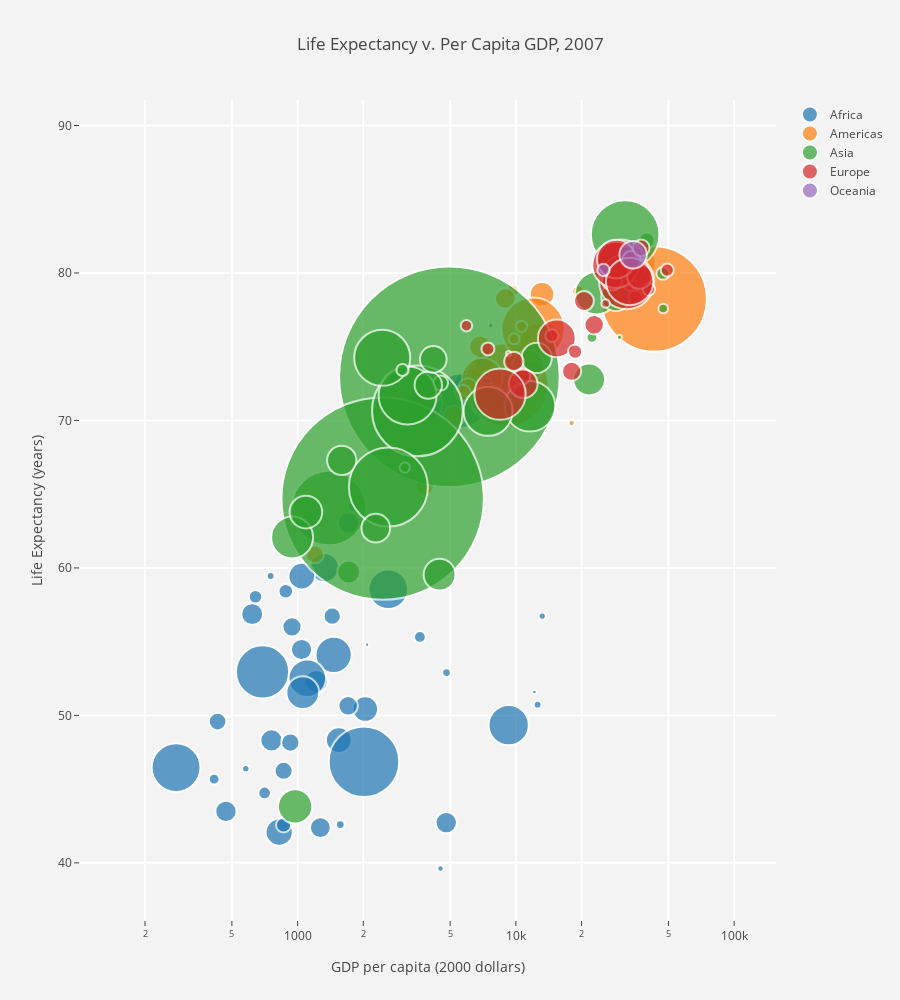

Write notebook code for a chart like this one.
### Code cell
import plotly.plotly as py
import plotly.graph_objs as go

import pandas as pd
import math

data = pd.read_csv("https://raw.githubusercontent.com/plotly/datasets/master/gapminderDataFiveYear.csv")
df_2007 = data[data['year']==2007]
df_2007 = df_2007.sort_values(['continent', 'country'])
slope = 2.666051223553066e-05
hover_text = []
bubble_size = []

for index, row in df_2007.iterrows():
    hover_text.append(('Country: {country}<br>'+
                      'Life Expectancy: {lifeExp}<br>'+
                      'GDP per capita: {gdp}<br>'+
                      'Population: {pop}<br>'+
                      'Year: {year}').format(country=row['country'],
                                            lifeExp=row['lifeExp'],
                                            gdp=row['gdpPercap'],
                                            pop=row['pop'],
                                            year=row['year']))
    bubble_size.append(math.sqrt(row['pop']*slope))
    
df_2007['text'] = hover_text
df_2007['size'] = bubble_size

trace0 = go.Scatter(
    x=df_2007['gdpPercap'][df_2007['continent'] == 'Africa'],
    y=df_2007['lifeExp'][df_2007['continent'] == 'Africa'],
    mode='markers',
    name='Africa',
    text=df_2007['text'][df_2007['continent'] == 'Africa'],
    marker=dict(
        symbol='circle',
        sizemode='diameter',
        sizeref=0.85,
        size=df_2007['size'][df_2007['continent'] == 'Africa'],
        line=dict(
            width=2
        ),
    )
)
trace1 = go.Scatter(
    x=df_2007['gdpPercap'][df_2007['continent'] == 'Americas'],
    y=df_2007['lifeExp'][df_2007['continent'] == 'Americas'],
    mode='markers',
    name='Americas',
    text=df_2007['text'][df_2007['continent'] == 'Americas'],
    marker=dict(
        sizemode='diameter',
        sizeref=0.85,
        size=df_2007['size'][df_2007['continent'] == 'Americas'],
        line=dict(
            width=2
        ),
    )
)
trace2 = go.Scatter(
    x=df_2007['gdpPercap'][df_2007['continent'] == 'Asia'],
    y=df_2007['lifeExp'][df_2007['continent'] == 'Asia'],
    mode='markers',
    name='Asia',
    text=df_2007['text'][df_2007['continent'] == 'Asia'],
    marker=dict(
        sizemode='diameter',
        sizeref=0.85,
        size=df_2007['size'][df_2007['continent'] == 'Asia'],
        line=dict(
            width=2
        ),
    )
)
trace3 = go.Scatter(
    x=df_2007['gdpPercap'][df_2007['continent'] == 'Europe'],
    y=df_2007['lifeExp'][df_2007['continent'] == 'Europe'],
    mode='markers',
    name='Europe',
    text=df_2007['text'][df_2007['continent'] == 'Europe'],
    marker=dict(
        sizemode='diameter',
        sizeref=0.85,
        size=df_2007['size'][df_2007['continent'] == 'Europe'],
        line=dict(
            width=2
        ),
    )
)
trace4 = go.Scatter(
    x=df_2007['gdpPercap'][df_2007['continent'] == 'Oceania'],
    y=df_2007['lifeExp'][df_2007['continent'] == 'Oceania'],
    mode='markers',
    name='Oceania',
    text=df_2007['text'][df_2007['continent'] == 'Oceania'],
    marker=dict(
        sizemode='diameter',
        sizeref=0.85,
        size=df_2007['size'][df_2007['continent'] == 'Oceania'],
        line=dict(
            width=2
        ),
    )
)

data = [trace0, trace1, trace2, trace3, trace4]
layout = go.Layout(
    title='Life Expectancy v. Per Capita GDP, 2007',
    xaxis=dict(
        title='GDP per capita (2000 dollars)',
        gridcolor='rgb(255, 255, 255)',
        range=[2.003297660701705, 5.191505530708712],
        type='log',
        zerolinewidth=1,
        ticklen=5,
        gridwidth=2,
    ),
    yaxis=dict(
        title='Life Expectancy (years)',
        gridcolor='rgb(255, 255, 255)',
        range=[36.12621671352166, 91.72921793264332],
        zerolinewidth=1,
        ticklen=5,
        gridwidth=2,
    ),
    paper_bgcolor='rgb(243, 243, 243)',
    plot_bgcolor='rgb(243, 243, 243)',
)

fig = go.Figure(data=data, layout=layout)
fig.layout.height = 1000
plotize(fig.data, fig.layout)

### Figure 1 — Plotly figure (JSON) as saved in the notebook; plotly's stock layout.template omitted (floating-point values rounded to 4 significant figures)
{"data": [{"text": ["Country: Algeria<br>Life Expectancy: 72.301<br>GDP per capita: 6223.367465<br>Population: 33333216.0<br>Year: 2007", "Country: Angola<br>Life Expectancy: 42.731<br>GDP per capita: 4797.231267<br>Population: 12420476.0<br>Year: 2007", "Country: Benin<br>Life Expectancy: 56.728<br>GDP per capita: 1441.284873<br>Population: 8078314.0<br>Year: 2007", "Country: Botswana<br>Life Expectancy: 50.728<br>GDP per capita: 12569.851770000001<br>Population: 1639131.0<br>Year: 2007", "Country: Burkina Faso<br>Life Expectancy: 52.295<br>GDP per capita: 1217.032994<br>Population: 14326203.0<br>Year: 2007", "Country: Burundi<br>Life Expectancy: 49.58<br>GDP per capita: 430.07069160000003<br>Population: 8390505.0<br>Year: 2007", "Country: Cameroon<br>Life Expectancy: 50.43<br>GDP per capita: 2042.0952399999999<br>Population: 17696293.0<br>Year: 2007", "Country: Central African Republic<br>Life Expectancy: 44.74100000000001<br>GDP per capita: 706.016537<br>Population: 4369038.0<br>Year: 2007", "Country: Chad<br>Life Expectancy: 50.651<br>GDP per capita: 1704.0637239999999<br>Population: 10238807.0<br>Year: 2007", "Country: Comoros<br>Life Expectancy: 65.152<br>GDP per capita: 986.1478792000001<br>Population: 710960.0<br>Year: 2007", "Country: Congo, Dem. Rep.<br>Life Expectancy: 46.461999999999996<br>GDP per capita: 277.55185869999997<br>Population: 64606759.0<br>Year: 2007", "Country: Congo, Rep.<br>Life Expectancy: 55.321999999999996<br>GDP per capita: 3632.557798<br>Population: 3800610.0<br>Year: 2007", "Country: Cote d'Ivoire<br>Life Expectancy: 48.328<br>GDP per capita: 1544.750112<br>Population: 18013409.0<br>Year: 2007", "Country: Djibouti<br>Life Expectancy: 54.791000000000004<br>GDP per capita: 2082.4815670000003<br>Population: 496374.0<br>Year: 2007", "Country: Egypt<br>Life Expectancy: 71.33800000000001<br>GDP per capita: 5581.180998<br>Population: 80264543.0<br>Year: 2007", "Country: Equatorial Guinea<br>Life Expectancy: 51.57899999999999<br>GDP per capita: 12154.08975<br>Population: 551201.0<br>Year: 2007", "Country: Eritrea<br>Life Expectancy: 58.04<br>GDP per capita: 641.3695236000001<br>Population: 4906585.0<br>Year: 2007", "Country: Ethiopia<br>Life Expectancy: 52.946999999999996<br>GDP per capita: 690.8055759<br>Population: 76511887.0<br>Year: 2007", "Country: Gabon<br>Life Expectancy: 56.735<br>GDP per capita: 13206.48452<br>Population: 1454867.0<br>Year: 2007", "Country: Gambia<br>Life Expectancy: 59.448<br>GDP per capita: 752.7497265<br>Population: 1688359.0<br>Year: 2007", "Country: Ghana<br>Life Expectancy: 60.022<br>GDP per capita: 1327.60891<br>Population: 22873338.0<br>Year: 2007", "Country: Guinea<br>Life Expectancy: 56.007<br>GDP per capita: 942.6542111<br>Population: 9947814.0<br>Year: 2007", "Country: Guinea-Bissau<br>Life Expectancy: 46.388000000000005<br>GDP per capita: 579.2317429999999<br>Population: 1472041.0<br>Year: 2007", "Country: Kenya<br>Life Expectancy: 54.11<br>GDP per capita: 1463.249282<br>Population: 35610177.0<br>Year: 2007", "Country: Lesotho<br>Life Expectancy: 42.592<br>GDP per capita: 1569.331442<br>Population: 2012649.0<br>Year: 2007", "Country: Liberia<br>Life Expectancy: 45.678000000000004<br>GDP per capita: 414.5073415<br>Population: 3193942.0<br>Year: 2007", "Country: Libya<br>Life Expectancy: 73.952<br>GDP per capita: 12057.49928<br>Population: 6036914.0<br>Year: 2007", "Country: Madagascar<br>Life Expectancy: 59.443000000000005<br>GDP per capita: 1044.770126<br>Population: 19167654.0<br>Year: 2007", "Country: Malawi<br>Life Expectancy: 48.303000000000004<br>GDP per capita: 759.3499101<br>Population: 13327079.0<br>Year: 2007", "Country: Mali<br>Life Expectancy: 54.467<br>GDP per capita: 1042.581557<br>Population: 12031795.0<br>Year: 2007", "Country: Mauritania<br>Life Expectancy: 64.164<br>GDP per capita: 1803.1514960000002<br>Population: 3270065.0<br>Year: 2007", "Country: Mauritius<br>Life Expectancy: 72.801<br>GDP per capita: 10956.99112<br>Population: 1250882.0<br>Year: 2007", "Country: Morocco<br>Life Expectancy: 71.164<br>GDP per capita: 3820.17523<br>Population: 33757175.0<br>Year: 2007", "Country: Mozambique<br>Life Expectancy: 42.082<br>GDP per capita: 823.6856205<br>Population: 19951656.0<br>Year: 2007", "Country: Namibia<br>Life Expectancy: 52.906000000000006<br>GDP per capita: 4811.060429<br>Population: 2055080.0<br>Year: 2007", "Country: Niger<br>Life Expectancy: 56.867<br>GDP per capita: 619.6768923999999<br>Population: 12894865.0<br>Year: 2007", "Country: Nigeria<br>Life Expectancy: 46.858999999999995<br>GDP per capita: 2013.9773050000001<br>Population: 135031164.0<br>Year: 2007", "Country: Reunion<br>Life Expectancy: 76.442<br>GDP per capita: 7670.122558<br>Population: 798094.0<br>Year: 2007", "Country: Rwanda<br>Life Expectancy: 46.242<br>GDP per capita: 863.0884639000001<br>Population: 8860588.0<br>Year: 2007", "Country: Sao Tome and Principe<br>Life Expectancy: 65.528<br>GDP per capita: 1598.435089<br>Population: 199579.0<br>Year: 2007", "Country: Senegal<br>Life Expectancy: 63.062<br>GDP per capita: 1712.4721359999999<br>Population: 12267493.0<br>Year: 2007", "Country: Sierra Leone<br>Life Expectancy: 42.568000000000005<br>GDP per capita: 862.5407561000001<br>Population: 6144562.0<br>Year: 2007", "Country: Somalia<br>Life Expectancy: 48.159<br>GDP per capita: 926.1410683<br>Population: 9118773.0<br>Year: 2007", "Country: South Africa<br>Life Expectancy: 49.339<br>GDP per capita: 9269.657808<br>Population: 43997828.0<br>Year: 2007", "Country: Sudan<br>Life Expectancy: 58.556000000000004<br>GDP per capita: 2602.394995<br>Population: 42292929.0<br>Year: 2007", "Country: Swaziland<br>Life Expectancy: 39.613<br>GDP per capita: 4513.480643<br>Population: 1133066.0<br>Year: 2007", "Country: Tanzania<br>Life Expectancy: 52.516999999999996<br>GDP per capita: 1107.482182<br>Population: 38139640.0<br>Year: 2007", "Country: Togo<br>Life Expectancy: 58.42<br>GDP per capita: 882.9699437999999<br>Population: 5701579.0<br>Year: 2007", "Country: Tunisia<br>Life Expectancy: 73.923<br>GDP per capita: 7092.923025<br>Population: 10276158.0<br>Year: 2007", "Country: Uganda<br>Life Expectancy: 51.542<br>GDP per capita: 1056.3801210000001<br>Population: 29170398.0<br>Year: 2007", "Country: Zambia<br>Life Expectancy: 42.38399999999999<br>GDP per capita: 1271.211593<br>Population: 11746035.0<br>Year: 2007", "Country: Zimbabwe<br>Life Expectancy: 43.486999999999995<br>GDP per capita: 469.70929810000007<br>Population: 12311143.0<br>Year: 2007"], "name": "Africa", "y": [72.3, 42.73, 56.73, 50.73, 52.3, 49.58, 50.43, 44.74, 50.65, 65.15, 46.46, 55.32, 48.33, 54.79, 71.34, 51.58, 58.04, 52.95, 56.73, 59.45, 60.02, 56.01, 46.39, 54.11, 42.59, 45.68, 73.95, 59.44, 48.3, 54.47, 64.16, 72.8, 71.16, 42.08, 52.91, 56.87, 46.86, 76.44, 46.24, 65.53, 63.06, 42.57, 48.16, 49.34, 58.56, 39.61, 52.52, 58.42, 73.92, 51.54, 42.38, 43.49], "x": [6223.0, 4797.0, 1441.0, 12570.0, 1217.0, 430.1, 2042.0, 706.0, 1704.0, 986.1, 277.6, 3633.0, 1545.0, 2082.0, 5581.0, 12150.0, 641.4, 690.8, 13210.0, 752.7, 1328.0, 942.7, 579.2, 1463.0, 1569.0, 414.5, 12060.0, 1045.0, 759.3, 1043.0, 1803.0, 10960.0, 3820.0, 823.7, 4811.0, 619.7, 2014.0, 7670.0, 863.1, 1598.0, 1712.0, 862.5, 926.1, 9270.0, 2602.0, 4513.0, 1107.0, 883.0, 7093.0, 1056.0, 1271.0, 469.7], "marker": {"sizemode": "diameter", "sizeref": 0.85, "line": {"width": 2}, "symbol": "circle", "size": [29.81, 18.2, 14.68, 6.611, 19.54, 14.96, 21.72, 10.79, 16.52, 4.354, 41.5, 10.07, 21.91, 3.638, 46.26, 3.833, 11.44, 45.16, 6.228, 6.709, 24.69, 16.29, 6.265, 30.81, 7.325, 9.228, 12.69, 22.61, 18.85, 17.91, 9.337, 5.775, 30.0, 23.06, 7.402, 18.54, 60.0, 4.613, 15.37, 2.307, 18.08, 12.8, 15.59, 34.25, 33.58, 5.496, 31.89, 12.33, 16.55, 27.89, 17.7, 18.12]}, "mode": "markers", "type": "scatter"}, {"text": ["Country: Argentina<br>Life Expectancy: 75.32<br>GDP per capita: 12779.379640000001<br>Population: 40301927.0<br>Year: 2007", "Country: Bolivia<br>Life Expectancy: 65.554<br>GDP per capita: 3822.1370840000004<br>Population: 9119152.0<br>Year: 2007", "Country: Brazil<br>Life Expectancy: 72.39<br>GDP per capita: 9065.800825<br>Population: 190010647.0<br>Year: 2007", "Country: Canada<br>Life Expectancy: 80.653<br>GDP per capita: 36319.235010000004<br>Population: 33390141.0<br>Year: 2007", "Country: Chile<br>Life Expectancy: 78.553<br>GDP per capita: 13171.63885<br>Population: 16284741.0<br>Year: 2007", "Country: Colombia<br>Life Expectancy: 72.889<br>GDP per capita: 7006.580419<br>Population: 44227550.0<br>Year: 2007", "Country: Costa Rica<br>Life Expectancy: 78.782<br>GDP per capita: 9645.06142<br>Population: 4133884.0<br>Year: 2007", "Country: Cuba<br>Life Expectancy: 78.273<br>GDP per capita: 8948.102923<br>Population: 11416987.0<br>Year: 2007", "Country: Dominican Republic<br>Life Expectancy: 72.235<br>GDP per capita: 6025.374752000001<br>Population: 9319622.0<br>Year: 2007", "Country: Ecuador<br>Life Expectancy: 74.994<br>GDP per capita: 6873.262326000001<br>Population: 13755680.0<br>Year: 2007", "Country: El Salvador<br>Life Expectancy: 71.878<br>GDP per capita: 5728.353514<br>Population: 6939688.0<br>Year: 2007", "Country: Guatemala<br>Life Expectancy: 70.259<br>GDP per capita: 5186.050003<br>Population: 12572928.0<br>Year: 2007", "Country: Haiti<br>Life Expectancy: 60.916000000000004<br>GDP per capita: 1201.637154<br>Population: 8502814.0<br>Year: 2007", "Country: Honduras<br>Life Expectancy: 70.19800000000001<br>GDP per capita: 3548.3308460000003<br>Population: 7483763.0<br>Year: 2007", "Country: Jamaica<br>Life Expectancy: 72.567<br>GDP per capita: 7320.880262000001<br>Population: 2780132.0<br>Year: 2007", "Country: Mexico<br>Life Expectancy: 76.195<br>GDP per capita: 11977.57496<br>Population: 108700891.0<br>Year: 2007", "Country: Nicaragua<br>Life Expectancy: 72.899<br>GDP per capita: 2749.320965<br>Population: 5675356.0<br>Year: 2007", "Country: Panama<br>Life Expectancy: 75.53699999999999<br>GDP per capita: 9809.185636<br>Population: 3242173.0<br>Year: 2007", "Country: Paraguay<br>Life Expectancy: 71.752<br>GDP per capita: 4172.838464<br>Population: 6667147.0<br>Year: 2007", "Country: Peru<br>Life Expectancy: 71.421<br>GDP per capita: 7408.905561<br>Population: 28674757.0<br>Year: 2007", "Country: Puerto Rico<br>Life Expectancy: 78.74600000000001<br>GDP per capita: 19328.70901<br>Population: 3942491.0<br>Year: 2007", "Country: Trinidad and Tobago<br>Life Expectancy: 69.819<br>GDP per capita: 18008.50924<br>Population: 1056608.0<br>Year: 2007", "Country: United States<br>Life Expectancy: 78.242<br>GDP per capita: 42951.65309<br>Population: 301139947.0<br>Year: 2007", "Country: Uruguay<br>Life Expectancy: 76.384<br>GDP per capita: 10611.46299<br>Population: 3447496.0<br>Year: 2007", "Country: Venezuela<br>Life Expectancy: 73.747<br>GDP per capita: 11415.805690000001<br>Population: 26084662.0<br>Year: 2007"], "name": "Americas", "y": [75.32, 65.55, 72.39, 80.65, 78.55, 72.89, 78.78, 78.27, 72.23, 74.99, 71.88, 70.26, 60.92, 70.2, 72.57, 76.19, 72.9, 75.54, 71.75, 71.42, 78.75, 69.82, 78.24, 76.38, 73.75], "x": [12780.0, 3822.0, 9066.0, 36320.0, 13170.0, 7007.0, 9645.0, 8948.0, 6025.0, 6873.0, 5728.0, 5186.0, 1202.0, 3548.0, 7321.0, 11980.0, 2749.0, 9809.0, 4173.0, 7409.0, 19330.0, 18010.0, 42950.0, 10610.0, 11420.0], "marker": {"sizemode": "diameter", "sizeref": 0.85, "line": {"width": 2}, "size": [32.78, 15.59, 71.17, 29.84, 20.84, 34.34, 10.5, 17.45, 15.76, 19.15, 13.6, 18.31, 15.06, 14.13, 8.609, 53.83, 12.3, 9.297, 13.33, 27.65, 10.25, 5.308, 89.6, 9.587, 26.37]}, "mode": "markers", "type": "scatter"}, {"text": ["Country: Afghanistan<br>Life Expectancy: 43.828<br>GDP per capita: 974.5803384<br>Population: 31889923.0<br>Year: 2007", "Country: Bahrain<br>Life Expectancy: 75.635<br>GDP per capita: 29796.048339999998<br>Population: 708573.0<br>Year: 2007", "Country: Bangladesh<br>Life Expectancy: 64.062<br>GDP per capita: 1391.253792<br>Population: 150448339.0<br>Year: 2007", "Country: Cambodia<br>Life Expectancy: 59.723<br>GDP per capita: 1713.7786859999999<br>Population: 14131858.0<br>Year: 2007", "Country: China<br>Life Expectancy: 72.961<br>GDP per capita: 4959.1148539999995<br>Population: 1318683096.0<br>Year: 2007", "Country: Hong Kong, China<br>Life Expectancy: 82.208<br>GDP per capita: 39724.97867<br>Population: 6980412.0<br>Year: 2007", "Country: India<br>Life Expectancy: 64.69800000000001<br>GDP per capita: 2452.210407<br>Population: 1110396331.0<br>Year: 2007", "Country: Indonesia<br>Life Expectancy: 70.65<br>GDP per capita: 3540.6515640000002<br>Population: 223547000.0<br>Year: 2007", "Country: Iran<br>Life Expectancy: 70.964<br>GDP per capita: 11605.71449<br>Population: 69453570.0<br>Year: 2007", "Country: Iraq<br>Life Expectancy: 59.545<br>GDP per capita: 4471.061906<br>Population: 27499638.0<br>Year: 2007", "Country: Israel<br>Life Expectancy: 80.745<br>GDP per capita: 25523.2771<br>Population: 6426679.0<br>Year: 2007", "Country: Japan<br>Life Expectancy: 82.603<br>GDP per capita: 31656.06806<br>Population: 127467972.0<br>Year: 2007", "Country: Jordan<br>Life Expectancy: 72.535<br>GDP per capita: 4519.461171<br>Population: 6053193.0<br>Year: 2007", "Country: Korea, Dem. Rep.<br>Life Expectancy: 67.297<br>GDP per capita: 1593.06548<br>Population: 23301725.0<br>Year: 2007", "Country: Korea, Rep.<br>Life Expectancy: 78.623<br>GDP per capita: 23348.139730000003<br>Population: 49044790.0<br>Year: 2007", "Country: Kuwait<br>Life Expectancy: 77.58800000000001<br>GDP per capita: 47306.98978<br>Population: 2505559.0<br>Year: 2007", "Country: Lebanon<br>Life Expectancy: 71.993<br>GDP per capita: 10461.05868<br>Population: 3921278.0<br>Year: 2007", "Country: Malaysia<br>Life Expectancy: 74.241<br>GDP per capita: 12451.6558<br>Population: 24821286.0<br>Year: 2007", "Country: Mongolia<br>Life Expectancy: 66.803<br>GDP per capita: 3095.7722710000003<br>Population: 2874127.0<br>Year: 2007", "Country: Myanmar<br>Life Expectancy: 62.068999999999996<br>GDP per capita: 944.0<br>Population: 47761980.0<br>Year: 2007", "Country: Nepal<br>Life Expectancy: 63.785<br>GDP per capita: 1091.359778<br>Population: 28901790.0<br>Year: 2007", "Country: Oman<br>Life Expectancy: 75.64<br>GDP per capita: 22316.19287<br>Population: 3204897.0<br>Year: 2007", "Country: Pakistan<br>Life Expectancy: 65.483<br>GDP per capita: 2605.94758<br>Population: 169270617.0<br>Year: 2007", "Country: Philippines<br>Life Expectancy: 71.688<br>GDP per capita: 3190.481016<br>Population: 91077287.0<br>Year: 2007", "Country: Saudi Arabia<br>Life Expectancy: 72.777<br>GDP per capita: 21654.83194<br>Population: 27601038.0<br>Year: 2007", "Country: Singapore<br>Life Expectancy: 79.972<br>GDP per capita: 47143.179639999995<br>Population: 4553009.0<br>Year: 2007", "Country: Sri Lanka<br>Life Expectancy: 72.396<br>GDP per capita: 3970.0954070000003<br>Population: 20378239.0<br>Year: 2007", "Country: Syria<br>Life Expectancy: 74.143<br>GDP per capita: 4184.548089<br>Population: 19314747.0<br>Year: 2007", "Country: Taiwan<br>Life Expectancy: 78.4<br>GDP per capita: 28718.27684<br>Population: 23174294.0<br>Year: 2007", "Country: Thailand<br>Life Expectancy: 70.616<br>GDP per capita: 7458.3963269999995<br>Population: 65068149.0<br>Year: 2007", "Country: Vietnam<br>Life Expectancy: 74.249<br>GDP per capita: 2441.576404<br>Population: 85262356.0<br>Year: 2007", "Country: West Bank and Gaza<br>Life Expectancy: 73.422<br>GDP per capita: 3025.349798<br>Population: 4018332.0<br>Year: 2007", "Country: Yemen, Rep.<br>Life Expectancy: 62.698<br>GDP per capita: 2280.769906<br>Population: 22211743.0<br>Year: 2007"], "name": "Asia", "y": [43.83, 75.64, 64.06, 59.72, 72.96, 82.21, 64.7, 70.65, 70.96, 59.55, 80.75, 82.6, 72.53, 67.3, 78.62, 77.59, 71.99, 74.24, 66.8, 62.07, 63.78, 75.64, 65.48, 71.69, 72.78, 79.97, 72.4, 74.14, 78.4, 70.62, 74.25, 73.42, 62.7], "x": [974.6, 29800.0, 1391.0, 1714.0, 4959.0, 39720.0, 2452.0, 3541.0, 11610.0, 4471.0, 25520.0, 31660.0, 4519.0, 1593.0, 23350.0, 47310.0, 10460.0, 12450.0, 3096.0, 944.0, 1091.0, 22320.0, 2606.0, 3190.0, 21650.0, 47140.0, 3970.0, 4185.0, 28720.0, 7458.0, 2442.0, 3025.0, 2281.0], "marker": {"sizemode": "diameter", "sizeref": 0.85, "line": {"width": 2}, "size": [29.16, 4.346, 63.33, 19.41, 187.5, 13.64, 172.1, 77.2, 43.03, 27.08, 13.09, 58.3, 12.7, 24.92, 36.16, 8.173, 10.22, 25.72, 8.754, 35.68, 27.76, 9.244, 67.18, 49.28, 27.13, 11.02, 23.31, 22.69, 24.86, 41.65, 47.68, 10.35, 24.33]}, "mode": "markers", "type": "scatter"}, {"text": ["Country: Albania<br>Life Expectancy: 76.423<br>GDP per capita: 5937.029525999999<br>Population: 3600523.0<br>Year: 2007", "Country: Austria<br>Life Expectancy: 79.829<br>GDP per capita: 36126.4927<br>Population: 8199783.0<br>Year: 2007", "Country: Belgium<br>Life Expectancy: 79.441<br>GDP per capita: 33692.60508<br>Population: 10392226.0<br>Year: 2007", "Country: Bosnia and Herzegovina<br>Life Expectancy: 74.852<br>GDP per capita: 7446.298803<br>Population: 4552198.0<br>Year: 2007", "Country: Bulgaria<br>Life Expectancy: 73.005<br>GDP per capita: 10680.79282<br>Population: 7322858.0<br>Year: 2007", "Country: Croatia<br>Life Expectancy: 75.748<br>GDP per capita: 14619.222719999998<br>Population: 4493312.0<br>Year: 2007", "Country: Czech Republic<br>Life Expectancy: 76.486<br>GDP per capita: 22833.30851<br>Population: 10228744.0<br>Year: 2007", "Country: Denmark<br>Life Expectancy: 78.332<br>GDP per capita: 35278.41874<br>Population: 5468120.0<br>Year: 2007", "Country: Finland<br>Life Expectancy: 79.313<br>GDP per capita: 33207.0844<br>Population: 5238460.0<br>Year: 2007", "Country: France<br>Life Expectancy: 80.657<br>GDP per capita: 30470.0167<br>Population: 61083916.0<br>Year: 2007", "Country: Germany<br>Life Expectancy: 79.406<br>GDP per capita: 32170.37442<br>Population: 82400996.0<br>Year: 2007", "Country: Greece<br>Life Expectancy: 79.483<br>GDP per capita: 27538.41188<br>Population: 10706290.0<br>Year: 2007", "Country: Hungary<br>Life Expectancy: 73.33800000000001<br>GDP per capita: 18008.94444<br>Population: 9956108.0<br>Year: 2007", "Country: Iceland<br>Life Expectancy: 81.757<br>GDP per capita: 36180.789189999996<br>Population: 301931.0<br>Year: 2007", "Country: Ireland<br>Life Expectancy: 78.885<br>GDP per capita: 40675.99635<br>Population: 4109086.0<br>Year: 2007", "Country: Italy<br>Life Expectancy: 80.546<br>GDP per capita: 28569.7197<br>Population: 58147733.0<br>Year: 2007", "Country: Montenegro<br>Life Expectancy: 74.543<br>GDP per capita: 9253.896111<br>Population: 684736.0<br>Year: 2007", "Country: Netherlands<br>Life Expectancy: 79.762<br>GDP per capita: 36797.93332<br>Population: 16570613.0<br>Year: 2007", "Country: Norway<br>Life Expectancy: 80.196<br>GDP per capita: 49357.19017<br>Population: 4627926.0<br>Year: 2007", "Country: Poland<br>Life Expectancy: 75.563<br>GDP per capita: 15389.924680000002<br>Population: 38518241.0<br>Year: 2007", "Country: Portugal<br>Life Expectancy: 78.098<br>GDP per capita: 20509.64777<br>Population: 10642836.0<br>Year: 2007", "Country: Romania<br>Life Expectancy: 72.476<br>GDP per capita: 10808.47561<br>Population: 22276056.0<br>Year: 2007", "Country: Serbia<br>Life Expectancy: 74.002<br>GDP per capita: 9786.534714<br>Population: 10150265.0<br>Year: 2007", "Country: Slovak Republic<br>Life Expectancy: 74.663<br>GDP per capita: 18678.31435<br>Population: 5447502.0<br>Year: 2007", "Country: Slovenia<br>Life Expectancy: 77.926<br>GDP per capita: 25768.25759<br>Population: 2009245.0<br>Year: 2007", "Country: Spain<br>Life Expectancy: 80.941<br>GDP per capita: 28821.0637<br>Population: 40448191.0<br>Year: 2007", "Country: Sweden<br>Life Expectancy: 80.884<br>GDP per capita: 33859.74835<br>Population: 9031088.0<br>Year: 2007", "Country: Switzerland<br>Life Expectancy: 81.70100000000001<br>GDP per capita: 37506.419069999996<br>Population: 7554661.0<br>Year: 2007", "Country: Turkey<br>Life Expectancy: 71.777<br>GDP per capita: 8458.276384<br>Population: 71158647.0<br>Year: 2007", "Country: United Kingdom<br>Life Expectancy: 79.425<br>GDP per capita: 33203.26128<br>Population: 60776238.0<br>Year: 2007"], "name": "Europe", "y": [76.42, 79.83, 79.44, 74.85, 73.0, 75.75, 76.49, 78.33, 79.31, 80.66, 79.41, 79.48, 73.34, 81.76, 78.89, 80.55, 74.54, 79.76, 80.2, 75.56, 78.1, 72.48, 74.0, 74.66, 77.93, 80.94, 80.88, 81.7, 71.78, 79.42], "x": [5937.0, 36130.0, 33690.0, 7446.0, 10680.0, 14620.0, 22830.0, 35280.0, 33210.0, 30470.0, 32170.0, 27540.0, 18010.0, 36180.0, 40680.0, 28570.0, 9254.0, 36800.0, 49360.0, 15390.0, 20510.0, 10810.0, 9787.0, 18680.0, 25770.0, 28820.0, 33860.0, 37510.0, 8458.0, 33200.0], "marker": {"sizemode": "diameter", "sizeref": 0.85, "line": {"width": 2}, "size": [9.798, 14.79, 16.65, 11.02, 13.97, 10.95, 16.51, 12.07, 11.82, 40.36, 46.87, 16.89, 16.29, 2.837, 10.47, 39.37, 4.273, 21.02, 11.11, 32.05, 16.84, 24.37, 16.45, 12.05, 7.319, 32.84, 15.52, 14.19, 43.56, 40.25]}, "mode": "markers", "type": "scatter"}, {"text": ["Country: Australia<br>Life Expectancy: 81.235<br>GDP per capita: 34435.367439999995<br>Population: 20434176.0<br>Year: 2007", "Country: New Zealand<br>Life Expectancy: 80.204<br>GDP per capita: 25185.00911<br>Population: 4115771.0<br>Year: 2007"], "name": "Oceania", "y": [81.23, 80.2], "x": [34440.0, 25190.0], "marker": {"sizemode": "diameter", "sizeref": 0.85, "line": {"width": 2}, "size": [23.34, 10.48]}, "mode": "markers", "type": "scatter"}], "layout": {"height": 1000, "xaxis": {"range": [2.003, 5.192], "title": "GDP per capita (2000 dollars)", "zerolinewidth": 1, "gridcolor": "rgb(255, 255, 255)", "type": "log", "gridwidth": 2, "ticklen": 5}, "yaxis": {"range": [36.13, 91.73], "title": "Life Expectancy (years)", "zerolinewidth": 1, "gridcolor": "rgb(255, 255, 255)", "gridwidth": 2, "ticklen": 5}, "title": "Life Expectancy v. Per Capita GDP, 2007", "plot_bgcolor": "rgb(243, 243, 243)", "paper_bgcolor": "rgb(243, 243, 243)"}}
